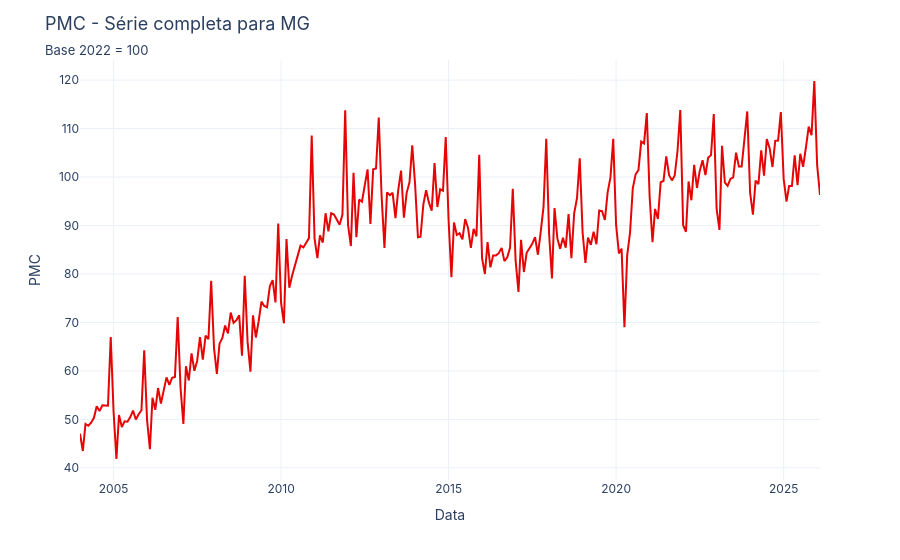

The notebook cell this image was saved under:
### Code cell
# Série completa 
fig = px.line(
    df_sf, y='y',
    labels={'ds': 'Data', 'y': 'PMC'},
    template='plotly_white'
)
fig.update_traces(line_color=INSPER_RED)
fig.update_layout(
    title = dict(
        text = 'PMC - Série completa para MG',
        subtitle = dict(text = "Base 2022 = 100"),
    ),
    font_family="Inter",
    title_font_size=18,
    hovermode='x unified'
)
fig.show()

### Figure 1 — Plotly figure (JSON) as saved in the notebook; plotly's stock layout.template omitted (floating-point values rounded to 4 significant figures; data arrays with more than 128 entries replaced by an {"elided": "..."} marker saying what was removed)
{"data": [{"hovertemplate": "Data=%{x}<br>PMC=%{y}<extra></extra>", "legendgroup": "", "line": {"color": "#E50505", "dash": "solid"}, "marker": {"symbol": "circle"}, "mode": "lines", "name": "", "orientation": "v", "showlegend": false, "type": "scatter", "x": {"elided": "266 str values"}, "xaxis": "x", "y": {"elided": "266 float values"}, "yaxis": "y"}], "layout": {"font": {"family": "Inter"}, "hovermode": "x unified", "legend": {"tracegroupgap": 0}, "margin": {"t": 60}, "title": {"font": {"size": 18}, "subtitle": {"text": "Base 2022 = 100"}, "text": "PMC - Série completa para MG"}, "xaxis": {"anchor": "y", "domain": [0, 1], "title": {"text": "Data"}}, "yaxis": {"anchor": "x", "domain": [0, 1], "title": {"text": "PMC"}}}}
